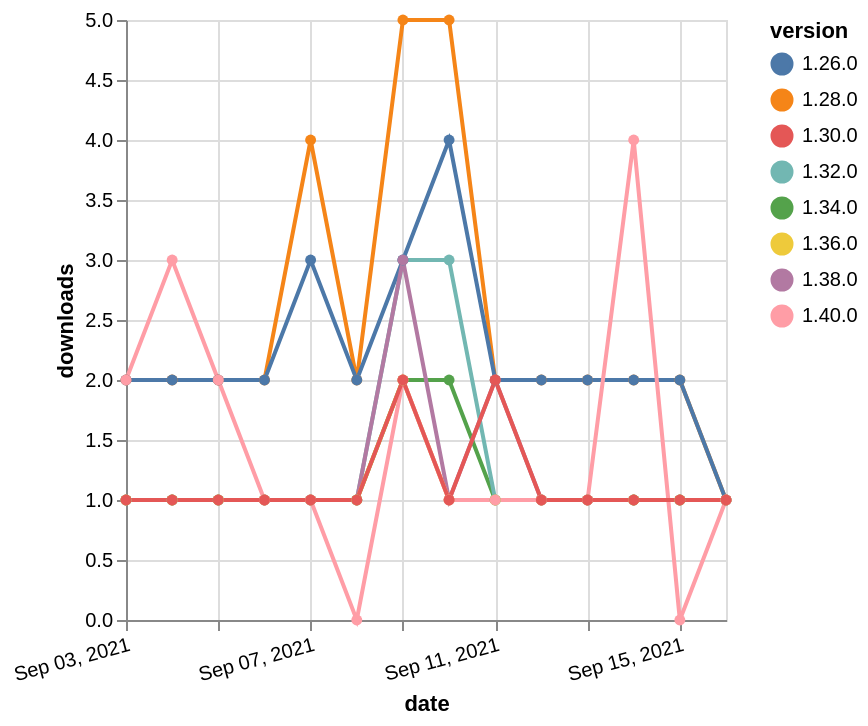

Vega-Lite specification for this chart:
### Vega-Lite specification from a JSON file in a GitHub repository (floating-point values rounded to 4 significant figures)
{"$schema": "https://vega.github.io/schema/vega-lite/v5.json", "description": "A simple bar chart with embedded data.", "data": {"values": [{"date": "2021-09-03", "total": 197, "delta": 1, "version": "1.34.0"}, {"date": "2021-09-04", "total": 198, "delta": 1, "version": "1.34.0"}, {"date": "2021-09-05", "total": 199, "delta": 1, "version": "1.34.0"}, {"date": "2021-09-06", "total": 200, "delta": 1, "version": "1.34.0"}, {"date": "2021-09-07", "total": 201, "delta": 1, "version": "1.34.0"}, {"date": "2021-09-08", "total": 202, "delta": 1, "version": "1.34.0"}, {"date": "2021-09-09", "total": 204, "delta": 2, "version": "1.34.0"}, {"date": "2021-09-10", "total": 206, "delta": 2, "version": "1.34.0"}, {"date": "2021-09-11", "total": 207, "delta": 1, "version": "1.34.0"}, {"date": "2021-09-12", "total": 208, "delta": 1, "version": "1.34.0"}, {"date": "2021-09-13", "total": 209, "delta": 1, "version": "1.34.0"}, {"date": "2021-09-14", "total": 210, "delta": 1, "version": "1.34.0"}, {"date": "2021-09-15", "total": 211, "delta": 1, "version": "1.34.0"}, {"date": "2021-09-16", "total": 212, "delta": 1, "version": "1.34.0"}, {"date": "2021-09-03", "total": 368, "delta": 1, "version": "1.32.0"}, {"date": "2021-09-04", "total": 369, "delta": 1, "version": "1.32.0"}, {"date": "2021-09-05", "total": 370, "delta": 1, "version": "1.32.0"}, {"date": "2021-09-06", "total": 371, "delta": 1, "version": "1.32.0"}, {"date": "2021-09-07", "total": 372, "delta": 1, "version": "1.32.0"}, {"date": "2021-09-08", "total": 373, "delta": 1, "version": "1.32.0"}, {"date": "2021-09-09", "total": 376, "delta": 3, "version": "1.32.0"}, {"date": "2021-09-10", "total": 379, "delta": 3, "version": "1.32.0"}, {"date": "2021-09-11", "total": 380, "delta": 1, "version": "1.32.0"}, {"date": "2021-09-12", "total": 381, "delta": 1, "version": "1.32.0"}, {"date": "2021-09-13", "total": 382, "delta": 1, "version": "1.32.0"}, {"date": "2021-09-14", "total": 383, "delta": 1, "version": "1.32.0"}, {"date": "2021-09-15", "total": 384, "delta": 1, "version": "1.32.0"}, {"date": "2021-09-16", "total": 385, "delta": 1, "version": "1.32.0"}, {"date": "2021-09-03", "total": 2614, "delta": 2, "version": "1.28.0"}, {"date": "2021-09-04", "total": 2616, "delta": 2, "version": "1.28.0"}, {"date": "2021-09-05", "total": 2618, "delta": 2, "version": "1.28.0"}, {"date": "2021-09-06", "total": 2620, "delta": 2, "version": "1.28.0"}, {"date": "2021-09-07", "total": 2624, "delta": 4, "version": "1.28.0"}, {"date": "2021-09-08", "total": 2626, "delta": 2, "version": "1.28.0"}, {"date": "2021-09-09", "total": 2631, "delta": 5, "version": "1.28.0"}, {"date": "2021-09-10", "total": 2636, "delta": 5, "version": "1.28.0"}, {"date": "2021-09-11", "total": 2638, "delta": 2, "version": "1.28.0"}, {"date": "2021-09-12", "total": 2640, "delta": 2, "version": "1.28.0"}, {"date": "2021-09-13", "total": 2642, "delta": 2, "version": "1.28.0"}, {"date": "2021-09-14", "total": 2644, "delta": 2, "version": "1.28.0"}, {"date": "2021-09-15", "total": 2646, "delta": 2, "version": "1.28.0"}, {"date": "2021-09-16", "total": 2647, "delta": 1, "version": "1.28.0"}, {"date": "2021-09-03", "total": 2405, "delta": 2, "version": "1.26.0"}, {"date": "2021-09-04", "total": 2407, "delta": 2, "version": "1.26.0"}, {"date": "2021-09-05", "total": 2409, "delta": 2, "version": "1.26.0"}, {"date": "2021-09-06", "total": 2411, "delta": 2, "version": "1.26.0"}, {"date": "2021-09-07", "total": 2414, "delta": 3, "version": "1.26.0"}, {"date": "2021-09-08", "total": 2416, "delta": 2, "version": "1.26.0"}, {"date": "2021-09-09", "total": 2419, "delta": 3, "version": "1.26.0"}, {"date": "2021-09-10", "total": 2423, "delta": 4, "version": "1.26.0"}, {"date": "2021-09-11", "total": 2425, "delta": 2, "version": "1.26.0"}, {"date": "2021-09-12", "total": 2427, "delta": 2, "version": "1.26.0"}, {"date": "2021-09-13", "total": 2429, "delta": 2, "version": "1.26.0"}, {"date": "2021-09-14", "total": 2431, "delta": 2, "version": "1.26.0"}, {"date": "2021-09-15", "total": 2433, "delta": 2, "version": "1.26.0"}, {"date": "2021-09-16", "total": 2434, "delta": 1, "version": "1.26.0"}, {"date": "2021-09-03", "total": 196, "delta": 1, "version": "1.38.0"}, {"date": "2021-09-04", "total": 197, "delta": 1, "version": "1.38.0"}, {"date": "2021-09-05", "total": 198, "delta": 1, "version": "1.38.0"}, {"date": "2021-09-06", "total": 199, "delta": 1, "version": "1.38.0"}, {"date": "2021-09-07", "total": 200, "delta": 1, "version": "1.38.0"}, {"date": "2021-09-08", "total": 201, "delta": 1, "version": "1.38.0"}, {"date": "2021-09-09", "total": 204, "delta": 3, "version": "1.38.0"}, {"date": "2021-09-10", "total": 205, "delta": 1, "version": "1.38.0"}, {"date": "2021-09-11", "total": 207, "delta": 2, "version": "1.38.0"}, {"date": "2021-09-12", "total": 208, "delta": 1, "version": "1.38.0"}, {"date": "2021-09-13", "total": 209, "delta": 1, "version": "1.38.0"}, {"date": "2021-09-14", "total": 210, "delta": 1, "version": "1.38.0"}, {"date": "2021-09-15", "total": 211, "delta": 1, "version": "1.38.0"}, {"date": "2021-09-16", "total": 212, "delta": 1, "version": "1.38.0"}, {"date": "2021-09-03", "total": 174, "delta": 1, "version": "1.36.0"}, {"date": "2021-09-04", "total": 175, "delta": 1, "version": "1.36.0"}, {"date": "2021-09-05", "total": 176, "delta": 1, "version": "1.36.0"}, {"date": "2021-09-06", "total": 177, "delta": 1, "version": "1.36.0"}, {"date": "2021-09-07", "total": 178, "delta": 1, "version": "1.36.0"}, {"date": "2021-09-08", "total": 179, "delta": 1, "version": "1.36.0"}, {"date": "2021-09-09", "total": 181, "delta": 2, "version": "1.36.0"}, {"date": "2021-09-10", "total": 182, "delta": 1, "version": "1.36.0"}, {"date": "2021-09-11", "total": 183, "delta": 1, "version": "1.36.0"}, {"date": "2021-09-12", "total": 184, "delta": 1, "version": "1.36.0"}, {"date": "2021-09-13", "total": 185, "delta": 1, "version": "1.36.0"}, {"date": "2021-09-14", "total": 186, "delta": 1, "version": "1.36.0"}, {"date": "2021-09-15", "total": 187, "delta": 1, "version": "1.36.0"}, {"date": "2021-09-16", "total": 188, "delta": 1, "version": "1.36.0"}, {"date": "2021-09-03", "total": 129, "delta": 2, "version": "1.40.0"}, {"date": "2021-09-04", "total": 132, "delta": 3, "version": "1.40.0"}, {"date": "2021-09-05", "total": 134, "delta": 2, "version": "1.40.0"}, {"date": "2021-09-06", "total": 135, "delta": 1, "version": "1.40.0"}, {"date": "2021-09-07", "total": 136, "delta": 1, "version": "1.40.0"}, {"date": "2021-09-08", "total": 136, "delta": 0, "version": "1.40.0"}, {"date": "2021-09-09", "total": 138, "delta": 2, "version": "1.40.0"}, {"date": "2021-09-10", "total": 139, "delta": 1, "version": "1.40.0"}, {"date": "2021-09-11", "total": 140, "delta": 1, "version": "1.40.0"}, {"date": "2021-09-12", "total": 141, "delta": 1, "version": "1.40.0"}, {"date": "2021-09-13", "total": 142, "delta": 1, "version": "1.40.0"}, {"date": "2021-09-14", "total": 146, "delta": 4, "version": "1.40.0"}, {"date": "2021-09-15", "total": 146, "delta": 0, "version": "1.40.0"}, {"date": "2021-09-16", "total": 147, "delta": 1, "version": "1.40.0"}, {"date": "2021-09-03", "total": 264, "delta": 1, "version": "1.30.0"}, {"date": "2021-09-04", "total": 265, "delta": 1, "version": "1.30.0"}, {"date": "2021-09-05", "total": 266, "delta": 1, "version": "1.30.0"}, {"date": "2021-09-06", "total": 267, "delta": 1, "version": "1.30.0"}, {"date": "2021-09-07", "total": 268, "delta": 1, "version": "1.30.0"}, {"date": "2021-09-08", "total": 269, "delta": 1, "version": "1.30.0"}, {"date": "2021-09-09", "total": 271, "delta": 2, "version": "1.30.0"}, {"date": "2021-09-10", "total": 272, "delta": 1, "version": "1.30.0"}, {"date": "2021-09-11", "total": 274, "delta": 2, "version": "1.30.0"}, {"date": "2021-09-12", "total": 275, "delta": 1, "version": "1.30.0"}, {"date": "2021-09-13", "total": 276, "delta": 1, "version": "1.30.0"}, {"date": "2021-09-14", "total": 277, "delta": 1, "version": "1.30.0"}, {"date": "2021-09-15", "total": 278, "delta": 1, "version": "1.30.0"}, {"date": "2021-09-16", "total": 279, "delta": 1, "version": "1.30.0"}]}, "width": "container", "mark": {"type": "line", "point": {"filled": true}}, "encoding": {"x": {"field": "date", "type": "temporal", "timeUnit": "yearmonthdate", "title": "date", "axis": {"labelAngle": -15}}, "y": {"field": "delta", "type": "quantitative", "title": "downloads"}, "color": {"field": "version", "type": "nominal"}, "tooltip": {"field": "delta"}}}
